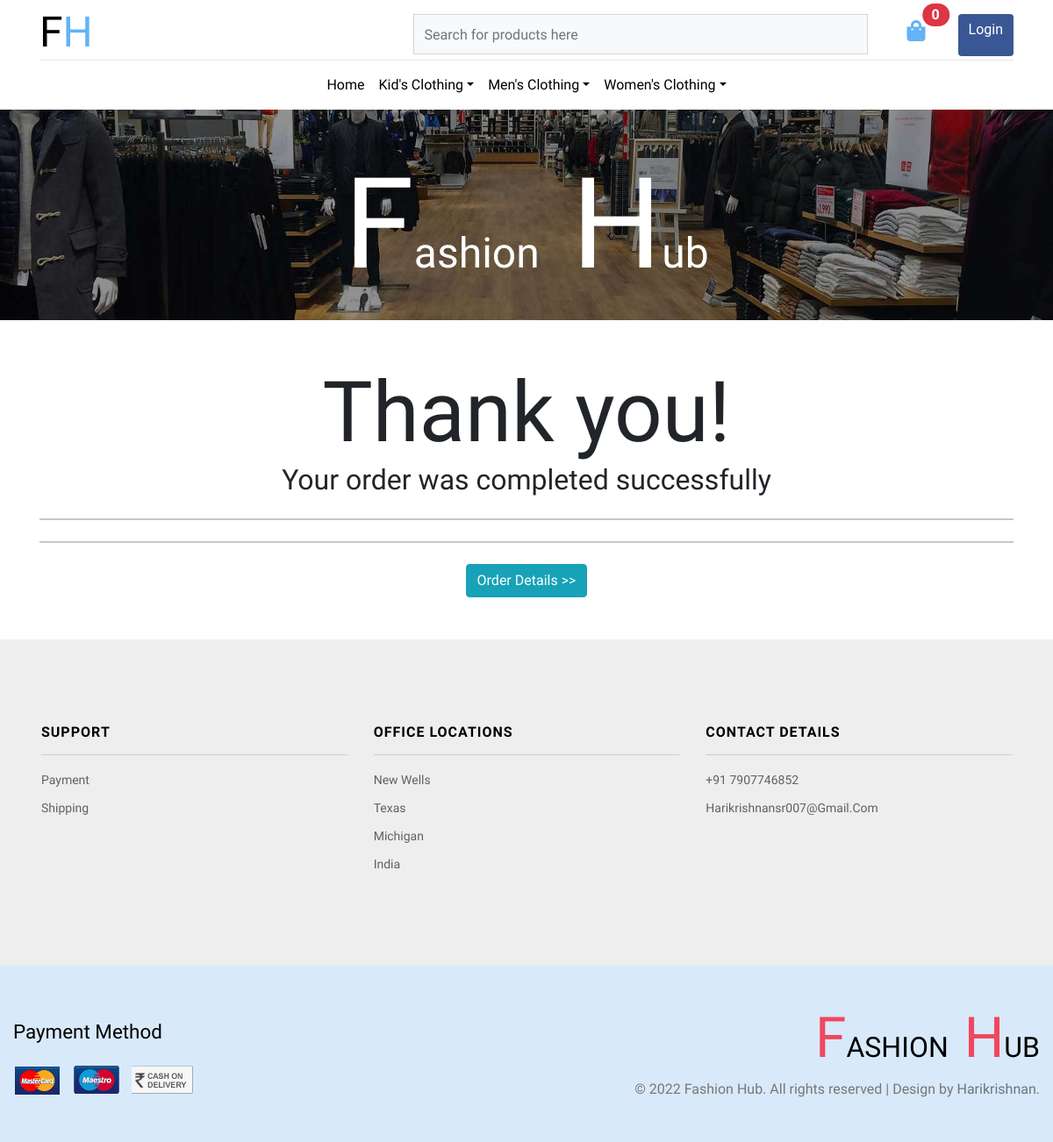
The app's page /order/thank_you with its own data.
### admin_dashboard/models.py (models this page shows, shortened)
class Category(MPTTModel):
    name = models.CharField( max_length=255, unique=True)
    image = models.ImageField(upload_to="category", blank=True)
    parent = TreeForeignKey('self', related_name='children', on_delete=models.CASCADE, blank=True, null=True)
    slug = models.SlugField( max_length=255, null = True, unique=True)
    description = models.TextField(null = True, blank = True)
    created = models.DateTimeField( auto_now_add=True)
    updated = models.DateTimeField(auto_now=True)
    class MPTTMeta:
        order_insertion_by = ['name']
    class Meta:
        unique_together = (('parent', 'slug',))
        verbose_name_plural = 'categories'

### order/views.py (the view)
# urls.py: path('order/thank_you', views.thankYou, name="thank_you"),
def thankYou(request, order = None):
    if request.user.is_authenticated:
        order = Order.objects.filter(user = request.user).last()
    context = {
        "order": order
    }
    return render(request,"shop/thank_you.html", context)

### admin_dashboard/context_processor.py (called while the page is built)
def subject_renderer(request):
   return {
       'main_categories': Category.objects.filter(parent=None).order_by('name')
   }

### templates/shop/thank_you.html (shortened to what this page needs)
{% extends 'shop/main.html' %}
{% load static %}
{% block content%}
	<div class="ibanner_w3 pt-sm-5 pt-3">
		<h4 class="head_agileinfo text-center text-capitalize text-center pt-5">
			<span>f</span>ashion
			<span>h</span>ub</h4>
	</div>
    <section class="checkout_wthree py-sm-5 py-3">
        <div class="container text-center ">
            <h1 class="display-1"><strong>Thank you!</strong></h1>
            <h2>Your order was completed successfully</h2>
            <hr class="my-4" />
            <hr class="my-4" />
            <a href="{% url 'order_details' order.order_number %}" class="btn btn-info btn-rounded">Order Details >> </a>
        </div>
    </section>
{% endblock%}

### templates/shop/main.html (shortened to what this page needs)
{% load static %}
<!DOCTYPE html>
<html lang="zxx">
    <head>
        <link href="https://cdn.jsdelivr.net/npm/bootstrap@5.0.0-beta3/dist/css/bootstrap.min.css" rel="stylesheet" />
        <link rel="stylesheet" href="https://cdnjs.cloudflare.com/ajax/libs/font-awesome/5.15.3/css/all.min.css" />
        <link rel="stylesheet" href="https://use.fontawesome.com/releases/v5.7.2/css/all.css">
        <link rel="stylesheet" type="text/css" href="{% static '/css/shop/bootstrap.css' %}"  media="all">
        <link rel="stylesheet" type="text/css" href="{% static '/css/shop/shop.css' %}"  media="all">
        <link rel="stylesheet" type="text/css" href="{% static '/css/shop/owl.carousel.min.css' %}"  media="all">
        <link rel="stylesheet" type="text/css" href="{% static '/css/shop/style.css' %}"  media="all">
        <link rel="stylesheet" type="text/css" href="{% static '/css/shop/flexslider.css' %}"  media="all">
        <link rel="stylesheet" type="text/css" href="{% static '/css/shop/checkout.css' %}"  media="all">
        <link rel="stylesheet" type="text/css" href="{% static '/css/shop/easy-responsive-tabs.css' %}"  media="all">
        <link rel="stylesheet" type="text/css" href="{% static '/css/shop/creditly.css' %}"  media="all">
        <link rel="stylesheet" type="text/css" href="{% static '/css/shop/owl.carousel.min.css' %}"  media="all">
    </head>
    <body>
        <header>
            <div class="container">
                <nav class="top_nav d-flex pt-3 pb-1">
                    <h1>
                        <a class="navbar-brand" href="{% url 'home'  %}">fh
                        </a>
                    </h1>
                    <div class="w3ls_right_nav ml-auto d-flex">
                        <div class="input-group flex-column">
                            <form id="search-form" class="form-inline">
                                <div id="search-autocomplete">
                                    <input class="form-control mr-sm-2" type="text" placeholder="Search for products here" id="search-input" aria-label="Search"  size="50px">
                                </div>
                            </form>
                        </div>
                        <div class="nav-icon d-flex">
                            <a class="btn top_hub_cart mx-4 position-relative" href="{%  url 'cart' %}">
                                <i class="fas fa-shopping-bag"></i>
                                <span class="position-absolute top-0 start-100 translate-middle badge rounded-pill bg-danger">
                                    {% if not request.session.cart_item %} 0 {% else %} {{ request.session.cart_item }} {% endif %}
                                </span>
                            </a>
                            {% if request.user.is_authenticated %}
                                {% if request.user.is_staff %}
                                    <a class="text-dark login_btn align-self-center mx-3" href="{% url 'admin_dash' %}">
                                        <i class="far fa-user"></i>
                                    </a>
                                {% else %}
                                    <a href="{% url 'logout' %}" class="btn btn-danger rounded">Logout</a>
                                {% endif %}
                            {% else %}
                                <a href="{% url 'login' %}" class="btn btn-primary rounded">Login</a>
                            {% endif %}
                        </div>
                    </div>
                </nav>
                <nav class="navbar navbar-expand-lg navbar-light justify-content-center">
                    <div class="collapse navbar-collapse" id="navbarSupportedContent">
                        <ul class="navbar-nav mx-auto text-center">
                            <li class="nav-item">
                                <a class="nav-link {% if request.resolver_match.url_name == 'home' %} active  {% endif %}" href="{% url 'home'  %}">Home
                                </a>
                            </li>
                            {% for main_category in main_categories %}
                                <li class="nav-item dropdown has-mega-menu" style="position:static;">
                                    <a class="nav-link dropdown-toggle" data-toggle="dropdown" href="{%  url 'product_list' main_category.slug %}" role="button" aria-haspopup="true" aria-expanded="false">{{ main_category.name }}</a>
                                </li>
                            {% endfor %}
                        </ul>
                    </div>
                </nav>
            </div>
        </header>
        {% block content %}{% endblock content %}
        <footer>
            <div class="footerv2-w3ls">
                <div class="footer-w3lagile-innerr">
                    <div class="container-fluid">
                        <div class="row  footer-v2grids w3-agileits">
                            <div class="col-lg-4 col-sm-6 footer-v2grid">
                                <h4>Support</h4>
                                <ul>
                                    <li>
                                        <a href="payment.html">Payment</a>
                                    </li>
                                    <li>
                                        <a href="#">Shipping</a>
                                    </li>
                                </ul>
                            </div>
                            <div class="col-lg-4 col-sm-6 footer-v2grid my-lg-0 my-5">
                                <h4>office locations</h4>
                                <ul>
                                    <li>
                                        <a href="#">New Wells</a>
                                    </li>
                                    <li>
                                        <a href="#">texas</a>
                                    </li>
                                    <li>
                                        <a href="#">michigan</a>
                                    </li>
                                    <li>
                                        <a href="#">India</a>
                                    </li>
                                </ul>
                            </div>
                            <div class="col-lg-4 col-sm-6 footer-v2grid my-lg-0 my-sm-5">
                                <h4 class="b-log">
                                    Contact Details
                                </h4>
                                <ul>
                                    <li>
                                        <a href="#">+91 7907746852</a>
                                    </li>
                                    <li>
                                        <a href="#">harikrishnansr007@gmail.com</a>
                                    </li>
                                </ul>
                            </div>
                        </div>
                    </div>
                </div>
                <div class="container-fluid py-5 footer-copy_w3ls">
                    <div class="d-lg-flex justify-content-between">
                        <div class="mt-2 sub-some align-self-lg-center">
                            <h5>Payment Method</h5>
                            <ul class="mt-4">
                                <li class="list-inline-item">
                                    <img src="{% static 'img/home/pay2.png' %}" alt="">
                                </li>
                                <li class="list-inline-item">
                                    <img src="{% static 'img/home/pay3.png' %}" alt="">
                                </li>
                                <li class="list-inline-item">
                                    <img src="{% static 'img/home/pay8.png' %}" alt="">
                                </li>
                            </ul>
                        </div>
                        <div class="cpy-right align-self-center">
                            <h2 class="agile_btxt">
                                <a href="index.html">
                                    <span>f</span>ashion
                                    <span>h</span>ub</a>
                            </h2>
                            <p>© 2022 Fashion Hub. All rights reserved | Design by
                                <a href="#" class="text-secondary"> Harikrishnan.</a>
                            </p>
                        </div>
                    </div>
                </div>
            </div>
        </footer>
    </body>
</html>

### static/css/shop/shop.css (style rules this page uses)
.btn { display: inline-block; }
span.position-absolute { color: #fff; text-transform: uppercase; background: #000; font-size: 1em; letter-spacing: 1px; display: inline-block; left: 19%; top: 48%; width: 62%; padding: 5px; text-align: center; }
@media screen and (max-width: 1366px) { span.position-absolute { left: 17%; top: 48%; width: 66%; } }
@media (max-width:1280px) { span.position-absolute { left: 15%; width: 70%; } }

### static/css/shop/style.css (style rules this page uses)
body { margin: 0; font-family: 'Source Sans Pro', sans-serif; background: #fff; }
body a, .gallery-item img { transition: 0.5s all; -webkit-transition: 0.5s all; -moz-transition: 0.5s all; text-decoration: none; outline: none; }
h1, h2, h3, h4, h5, h6 { margin: 0; font-family: 'Source Sans Pro', sans-serif; }
p { margin: 0; color: #777; font-size: 1em; line-height: 1.6; }
ul { margin: 0; padding: 0; }
ul { list-style-type: none; }
input.form-control { background: #f8f9fa; }
nav.navbar.navbar-expand-lg.navbar-light { border-top: 1px solid #e6e3e3; z-index: 1; }
.navbar-light .navbar-nav .nav-link { color: #000; }
nav.navbar a { color: #000; }
h1 a.navbar-brand { font-family: 'Elsie Swash Caps', cursive; color: #64b3f4; display: inline-block; padding: 0; margin-right: 1rem; font-size: 3rem; text-transform: uppercase; line-height: 0; }
a.navbar-brand:first-letter { color: #000; }
header i { font-size: 1.5em; color: #64b3f4; }
.form-control { -webkit-box-shadow: none; -moz-box-shadow: none; -ms-box-shadow: none; box-shadow: none; border: 1px solid rgba(0, 0, 0, 0.15); background-color: #ffffff; -webkit-transition: all 0.1s ease-in; -moz-transition: all 0.1s ease-in; -ms-transition: all 0.1s ease-in; -o-transition: all 0.1s ease-in; transition: all 0.1s ease-in; }
.ibanner_w3 { background: url(home/inner_ban.jpg)no-repeat center; -webkit-background-size: cover; -moz-background-size: cover; -o-background-size: cover; -ms-background-size: cover; background-size: cover; min-height: 260px; }
h2.agile_btxt a { font-size: 1em; text-transform: uppercase; color: #000; word-spacing: 10px; line-height: 70px; text-align: right; }
h2.agile_btxt { text-align: right; }
h4.head_agileinfo { font-size: 3em; text-transform: uppercase; color: #fff; word-spacing: 25px; line-height: 70px; text-align: right; }
h2.agile_btxt span { font-size: 2em; text-transform: uppercase; color: #f0475f; font-family: 'Elsie Swash Caps', cursive; }
h4.head_agileinfo span { font-size: 3em; text-transform: uppercase; color: #fff; font-family: 'Elsie Swash Caps', cursive; }
.footer-v2grids.w3-agileits { padding: 6em 2em; background: #eee; }
.footer-copy_w3ls { background: #d8e9fa; }
.footerv2-w3ls h5 { font-size: 1.4em; color: #000; }
.footer-v2grid h4 { color: #000; font-weight: 600; font-size: 1.2em; text-transform: uppercase; margin-bottom: 1em; border-bottom: 1px solid #cccccc; padding-bottom: 1em; letter-spacing: 1px; }
.footer-v2grid ul li { color: #fff; margin: 0 0 0.5em; list-style: none; }
.footer-v2grid ul li a { font-size: 14px; color: #606161; text-decoration: none; text-transform: capitalize; }
@media screen and (max-width: 1280px) { .footer-v2grid h4 { font-size: 1em; } }
@media screen and (max-width: 1280px) { .ibanner_w3 { min-height: 240px; } }

### static/css/shop/checkout.css (style rules this page uses)
body a { transition: 0.5s all; -webkit-transition: 0.5s all; -o-transition: 0.5s all; -moz-transition: 0.5s all; -ms-transition: 0.5s all; }
a.btn.btn-primary { background-color: #3a5795; font-family: 'Roboto', sans-serif; color: #fff; border: none; }
.form-control { border-radius: 0; }
.btn-primary { color: #fff; background-color: #84c639; border-color: #84c639; border-radius: 0; }

### static/css/shop/easy-responsive-tabs.css (style rules this page uses)
ul.resp-tabs-list, p { margin: 0px; padding: 0px; }

### static/css/shop/creditly.css (style rules this page uses)
.form-control { height: 46px; }

### records on screen
Category: name "Kid's Clothing"
Category: name "Men's Clothing"
Category: name "Women's Clothing"
